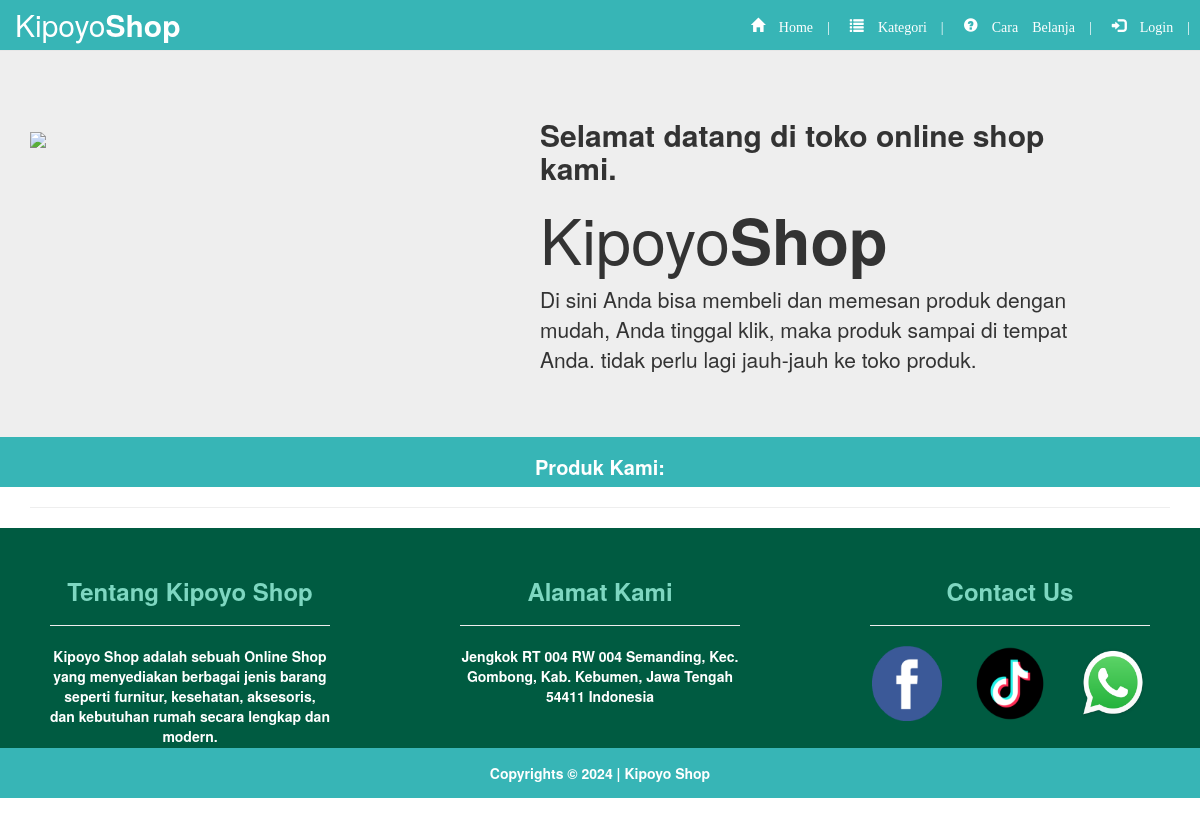
The app's page /home_terresa.php?id=22, older data.
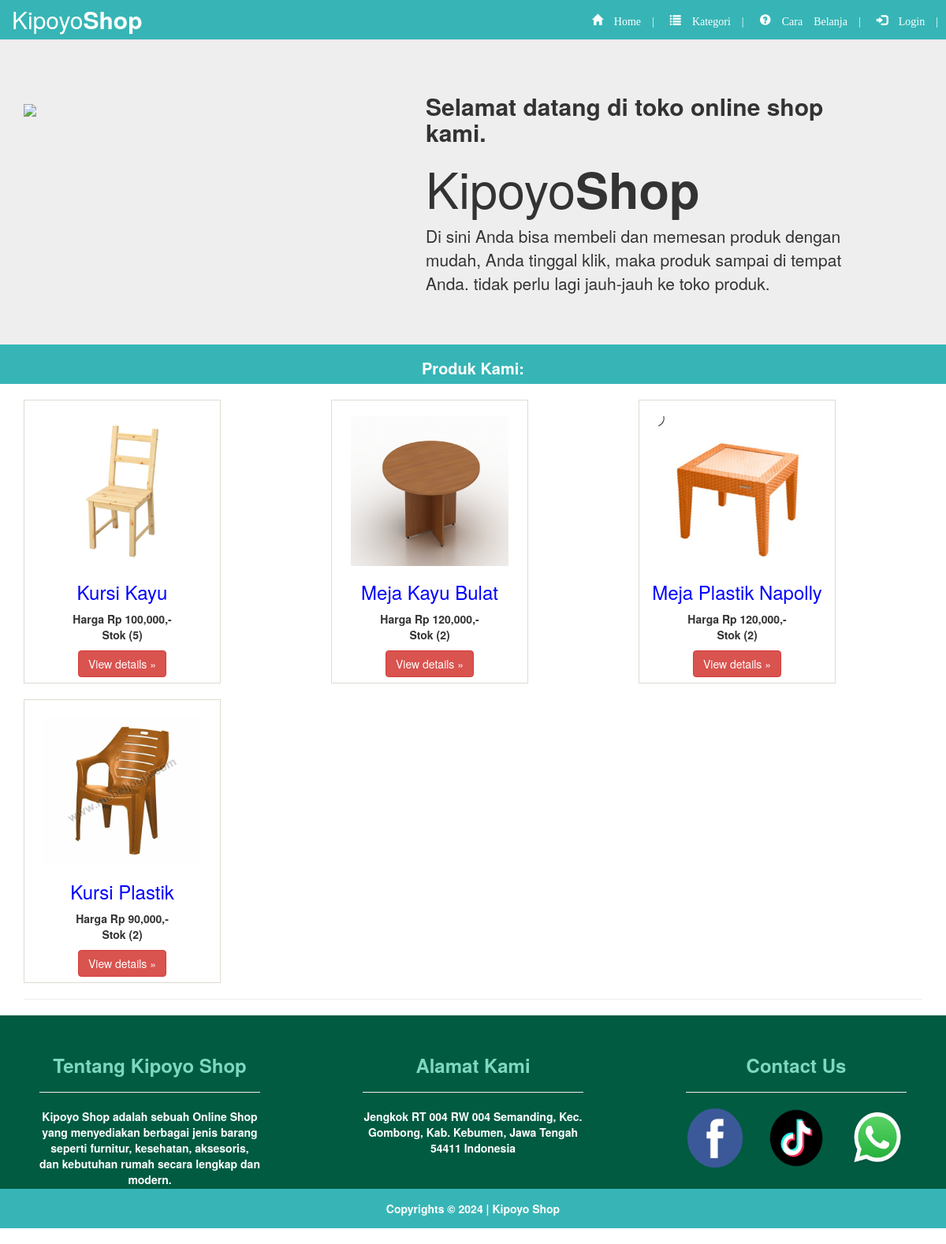
The same page, newer data.
### tables this page shows
CREATE TABLE `produk` (
  `id_produk` int(11) NOT NULL,
  `id_ketegori` int(11) NOT NULL,
  `kode_barang` varchar(50) NOT NULL,
  `nama_barang` varchar(100) NOT NULL,
  `harga_beli` decimal(10,2) NOT NULL,
  `harga` decimal(10,2) DEFAULT NULL,
  `berat` int(11) NOT NULL,
  `stok` int(11) NOT NULL,
  `gambar` text DEFAULT NULL
);

### home_terresa.php (the view, shortened to what the changed rows need)
<!DOCTYPE html>
<html lang="en">
<head>
  <link href="css/bootstrap.min.css" rel="stylesheet">
  <link href="css/style.css" rel="stylesheet">
</head>
<body>
  <nav class="navbar navbar-default navbar-fixed-top" style="background:#37B5B6;">
    <div class="container-fluid">
                <li><?php include("kategori_terresa.php"); ?></li>
  </nav>
  <div class="jumbotron">
    <div class="row">
      <div class="col-md-6" style="margin-left:70px;">
        <h2><b>Selamat datang di toko online shop kami.<h1>Kipoyo<b>Shop</b></h1>
        </h2>
      </div>
    </div>
  </div>
  <div style="margin-top: -30px; width:100%; height:50px;text-align:center;background:#37B5B6;color:#fff;line-height:60px;font-size:20px;">
    <b>Produk Kami:</b>
  </div>
  <div class="container">
    <div class="row">
      <?php
      @$idkat = $_GET['id'];
      $qryprodukkat = mysqli_query($conn, "SELECT * from produk where id_ketegori='$idkat'");
      $qryproduk = mysqli_query($conn, "SELECT * from produk");
      if ($idkat == 0) {
        while ($produk = mysqli_fetch_array($qryproduk)) {
      ?>
          <div class="col-md-4" style="margin-top:20px;">
            <div class="produk">
              <center><img src="gambar/<?php echo $produk['gambar'] ?>" style="margin-top:20px; width:200px;height:190px;"></center>
              <h3 style="text-align:center; color:#0000ff;"><?php echo $produk['nama_barang'] ?></h3>
              <center><b>Harga</b> Rp <?php echo number_format($produk['harga']); ?>,-</center>
              <center><b>Stok</b> (<?php echo $produk['stok']; ?>)</center>
              <center><a class="btn btn-danger" href="detail_terresa.php?id=<?php echo $produk['id_produk'] ?>" role="button" style="margin-top:10px;">View details &raquo;</a></center>
            </div>
          </div>
        <?php }
      } else {
        while ($produk1 = mysqli_fetch_array($qryprodukkat)) { ?>
          <div class="col-md-4" style="margin-top:20px;">
            <div class="produk">
              <center><img src="gambar/<?php echo $produk1['gambar'] ?>" style="margin-top:20px;width:200px;height:190px;"></center>
              <h3 style="text-align:center; color:#0000ff; "><?php echo $produk1['nama_barang'] ?></h3>
              <center><b>Harga</b> Rp <?php echo number_format($produk1['harga']); ?>,-</center>
              <center><b>Stok</b> (<?php echo $produk1['stok']; ?>)</center>
              <center><a class="btn btn-danger" href="detail_terresa.php?id=<?php echo $produk1['id_produk'] ?>" role="button" style="margin-top:10px;">View details &raquo;</a></center>
            </div>
          </div>
      <?php }
      } ?>
    </div>
    <hr>
  </div>
  <div class="footer" style="width:100%;height:270px;color:#fff;background:#37B5B6;">
    <div class="row" style="background:#005B41;">
    </div>
    <div class="copyright" style="line-height:50px;">
    </div>
  </div>
</body>
</html>

Row changes from the older to the newer data that the page shows:
added produk: gambar (picture), nama_barang "Kursi Kayu", harga "100,000", stok "5"
added produk: gambar (picture), nama_barang "Meja Kayu Bulat", harga "120,000", stok "2"
added produk: gambar (picture), nama_barang "Meja Plastik Napolly", harga "120,000", stok "2"
added produk: gambar (picture), nama_barang "Kursi Plastik", harga "90,000", stok "2"
